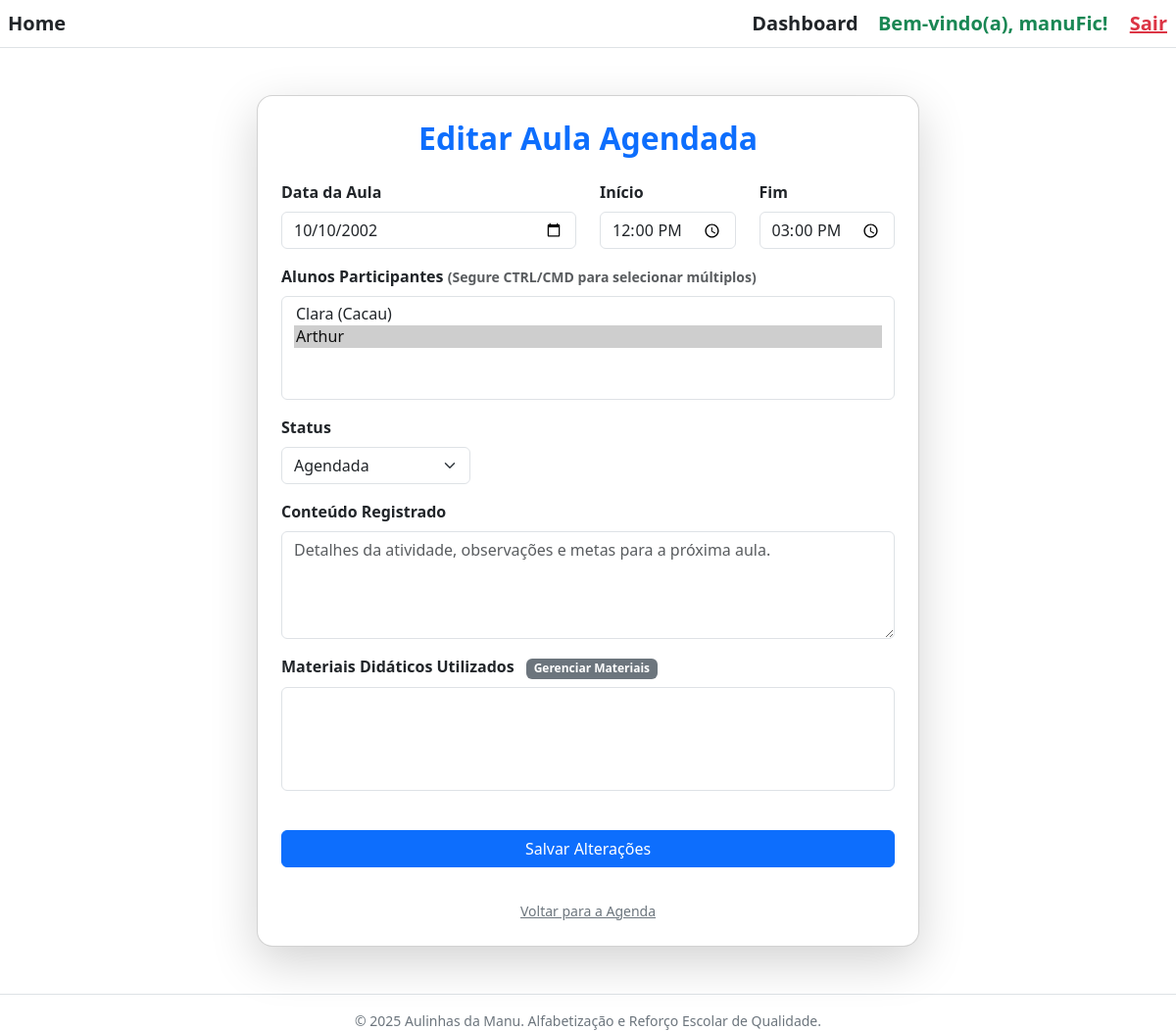
Page /aulas/1/registrar/ (signed in) on the earlier database version.
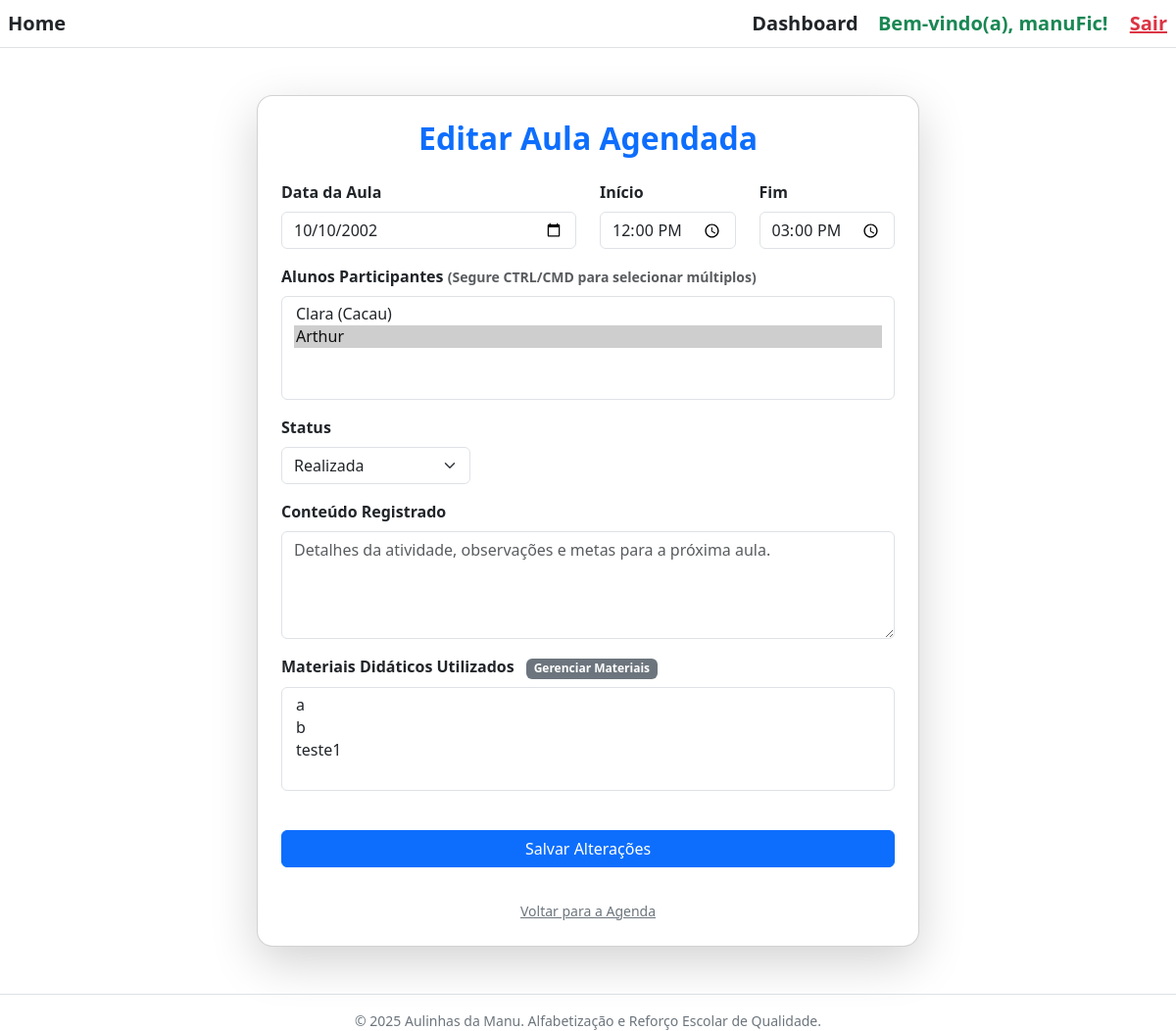
Same page on the later database version.
### aulas/models.py (models this page shows, shortened)
class Aula(models.Model):
    ID_Aula = models.AutoField(primary_key=True)
    Data = models.DateField()
    HoraInicio = models.TimeField()
    HoraFim = models.TimeField()
    Conteudo = models.TextField(blank=True)
    STATUS_CHOICES = [
        ('AGENDADA', 'Agendada'),
        ('REALIZADA', 'Realizada'),
        ('CANCELADA', 'Cancelada'),
    ]
    Status = models.CharField(
        max_length=10,
        choices=STATUS_CHOICES,
        default='AGENDADA',
    )
    alunos_participantes = models.ManyToManyField(
        Aluno,
        related_name='aulas_participadas'
    )
    materiais_usados = models.ManyToManyField(
        Material,
        related_name='aulas_que_usam',
        blank=True
    )

### aulas/views.py (the view, shortened to what this page needs)
# urls.py: path('<int:pk>/registrar/', AulaUpdateView.as_view(), name='registrar_aula'),
class AulaUpdateView(LoginRequiredMixin, UserPassesTestMixin, UpdateView):
    model = Aula
    form_class = RegistroAulaForm
    template_name = 'aulas/aula_form.html'
    def test_func(self):
        aula = self.get_object()
        meus_alunos = self.request.user.alunos.all()
        tem_meu_aluno = aula.alunos_participantes.filter(pk__in=meus_alunos.values_list('pk', flat=True)).exists()
        return tem_meu_aluno

### alunos/models.py (called while the page is built)
    def __str__(self):
        return self.Nome

### materiais/models.py (called while the page is built)
    def __str__(self):
        return self.Titulo

### aulas/templates/aulas/aula_form.html (shortened to what this page needs)
{% extends 'base.html' %}
{% load static %}
{% block content %}
<div class="container my-5" style="max-width: 700px;">
    <div class="card shadow-lg p-4 rounded-4">
        <h2 class="text-center text-primary mb-4 fw-bold">
            {% if form.instance.pk %}
                Editar Aula Agendada
            {% else %}
                Agendar Nova Aula
            {% endif %}
        </h2>
        <form method="post">
            <div class="row mb-3">
                <div class="col-md-6">
                    <label for="{{ form.Data.id_for_label }}" class="form-label fw-bold">Data da Aula</label>
                    {{ form.Data }}
                </div>
                <div class="col-md-3">
                    <label for="{{ form.HoraInicio.id_for_label }}" class="form-label fw-bold">Início</label>
                    {{ form.HoraInicio }}
                </div>
                <div class="col-md-3">
                    <label for="{{ form.HoraFim.id_for_label }}" class="form-label fw-bold">Fim</label>
                    {{ form.HoraFim }}
                </div>
            </div>
            <div class="mb-3">
                <label for="{{ form.alunos_participantes.id_for_label }}" class="form-label fw-bold">
                    Alunos Participantes <span class="text-muted small">(Segure CTRL/CMD para selecionar múltiplos)</span>
                </label>
                {{ form.alunos_participantes }}
            </div>
            {% if form.instance.pk %}
                <div class="row">
                    <div class="col-md-4 mb-3">
                        <label for="{{ form.Status.id_for_label }}" class="form-label fw-bold">Status</label>
                        {{ form.Status }}
                    </div>
                </div>
                <div class="mb-3">
                    <label for="{{ form.Conteudo.id_for_label }}" class="form-label fw-bold">
                        Conteúdo Registrado
                    </label>
                    {{ form.Conteudo }}
                </div>
                <div class="mb-3">
                    <label for="{{ form.materiais_usados.id_for_label }}" class="form-label fw-bold">
                        Materiais Didáticos Utilizados
                        <a href="{% url 'materiais:lista_materiais' %}"
                        target="_blank"
                        class="badge text-bg-secondary text-decoration-none ms-2"
                        title="Clique para adicionar/editar materiais em uma nova aba">
                             Gerenciar Materiais
                        </a>
                    </label>
                    {{ form.materiais_usados }}
                </div>
            {% endif %}
            <button type="submit" class="btn btn-primary w-100 mb-3 mt-4">
                {% if form.instance.pk %}
                    Salvar Alterações
                {% else %}
                    Agendar Aula
                {% endif %}
            </button>
        </form>
        <div class="text-center mt-3">
            <a href="{% url 'aulas:lista_aulas' %}" class="text-secondary small">Voltar para a Agenda</a>
        </div>
    </div>
</div>
{% endblock %}

Differences in the rows shown:
changed Aula: Status "Agendada" → "Realizada"
Other differences:
form field materiais_usados: (not shown) → "a / b / teste1"
